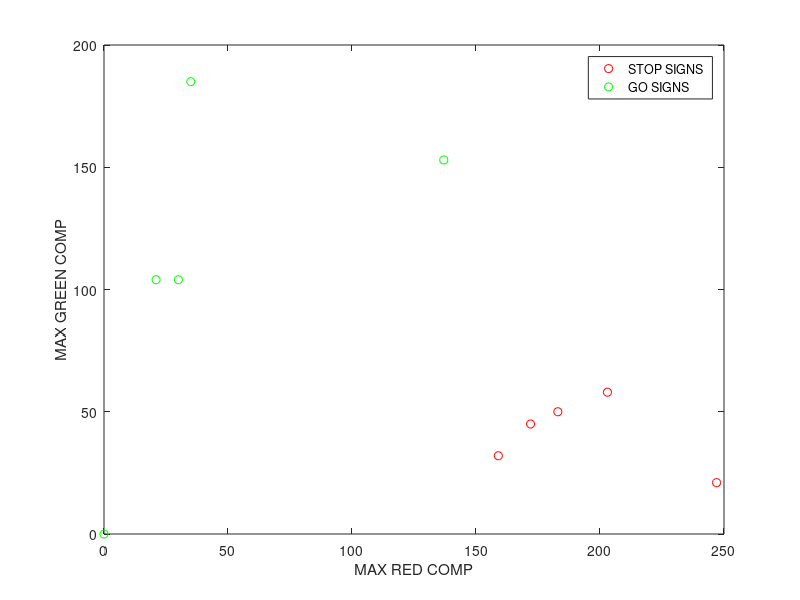

Here is the MATLAB script that generated this plot:
data = [0 30 104;0 21 104 ;0 137 153 ;1	247	21;...
    1 183 50 ;1 159 32; 1 172 45; 1	203	58 ;0	35	185];
r = zeros(5,3);
g = zeros(5,3);


ri = 1;
g1 = 1;
for i = 1:9
if(data(i)==0)
    g(g1,:) = data(i,:);
    g1 = g1+1;
else
    r(ri,:) = data(i,:);
    ri=(ri)+1;
end
end

xr = r(:,2);
yr = r(:,3);
xg = g(:,2);
yg = g(:,3);
plot(xr,yr,'ro',xg,yg,'go')
xlabel('MAX RED COMP')
ylabel('MAX GREEN COMP')
legend('STOP SIGNS','GO SIGNS')